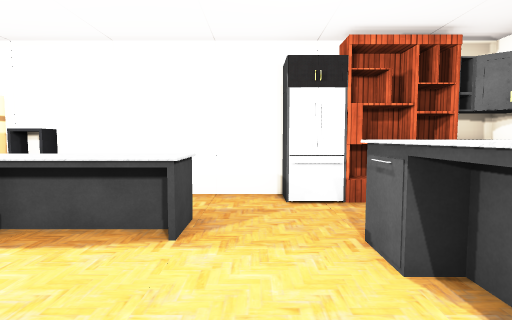
[1] (above)

13 first-person views from a walk through a scene from a Unity 3-D project. The camera is 1.4 m above the floor, tilts 4° down and sees 80° across. The floor is counted in squares, 1 m on a side. Each view is taken from the middle of a square. On the plan, view 1 faces up. The plan holds only what a view shows up to about 14 squares ahead; the rest is blank. The player character is not drawn. Some surface patterns are stand-ins.

[2]
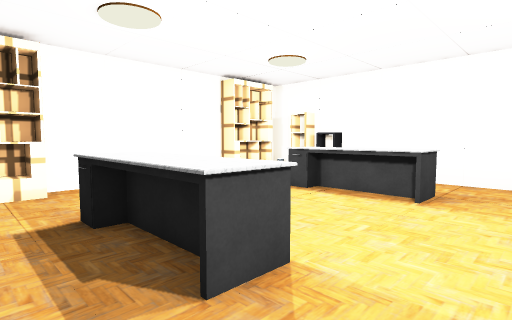

[3]
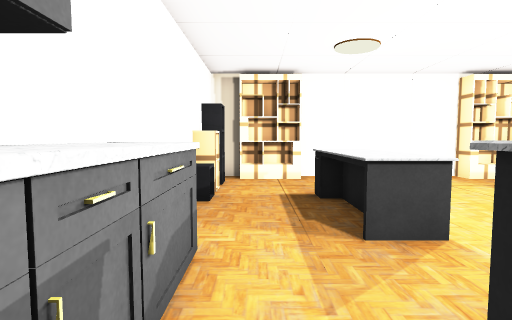

[4]
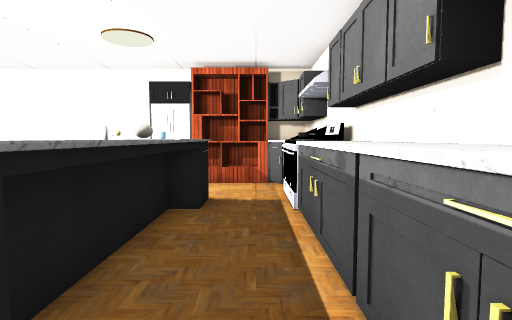

[5]
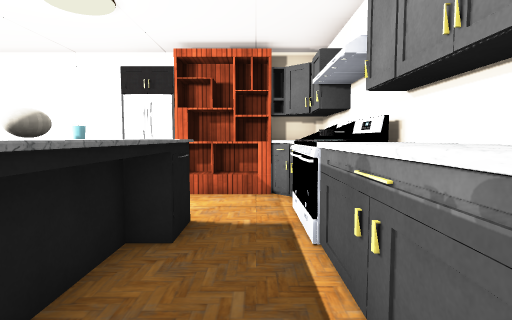

[6]
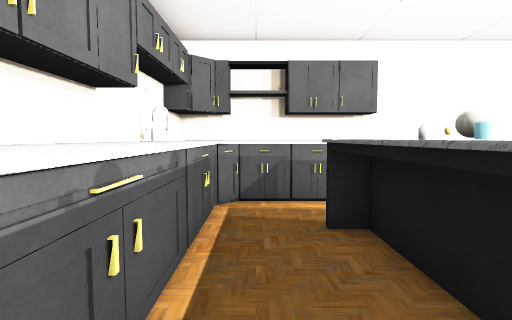

[7]
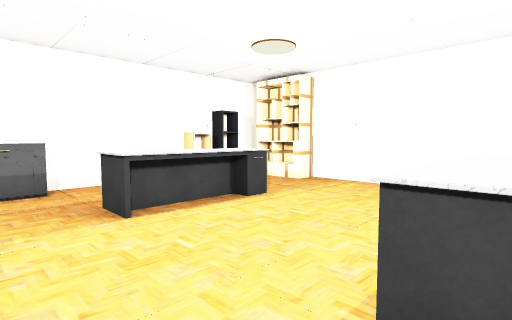

[8]
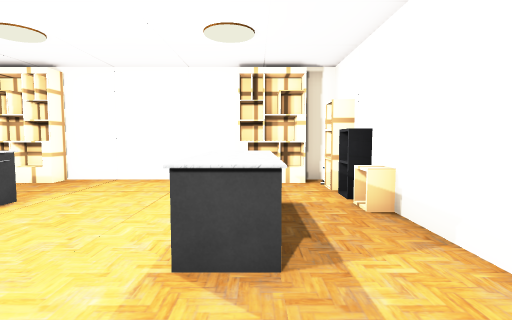

[9]
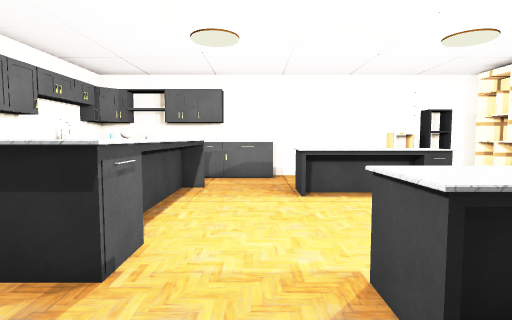

[10]
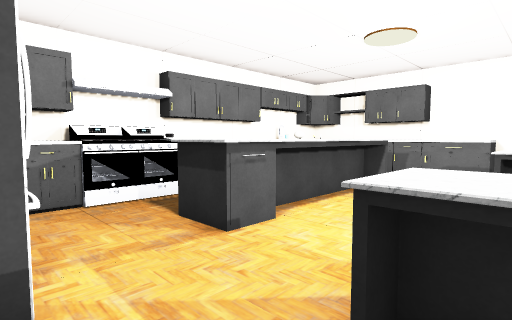

[11]
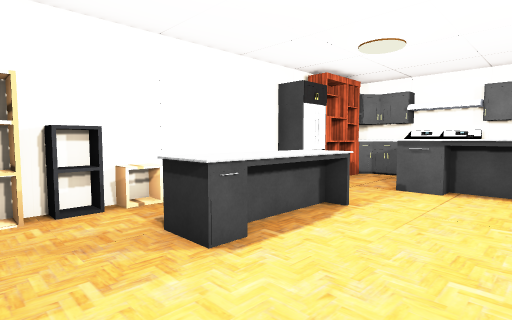

[12]
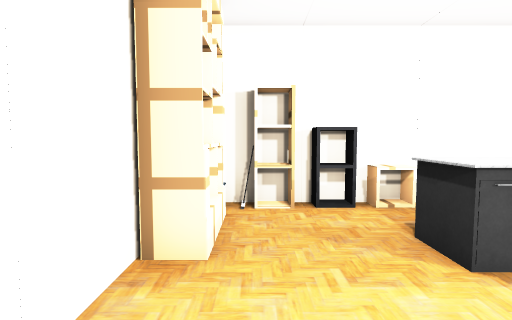

[13]
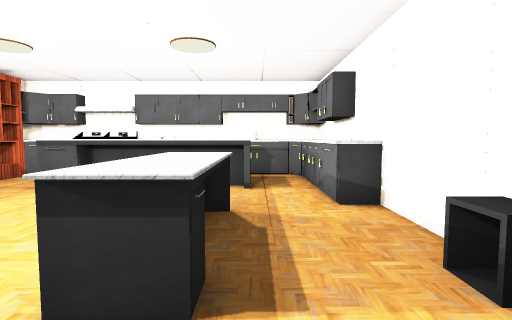

### Floor plan
Key: @ floor where view 1 was taken; # wall or solid block; . floor; = window, fence, low wall or low ledge; ^ raised ledge; S shelf; C cabinet; R drawers; T stove; O other object.
Columns run from 9 left of view 1 to 6 right of it. Each row starts with its distance up from view 1.
  8  ##########  ###
  7 ##SSSS....CCSS##
  6  S............R#
  5  S..#OOOO.....T#
  4 #...#OOOO..OO.T#
  3 #..........OO.O#
  2 #..........OO.^#
  1 #..........OO.^#
  0 #....OOOO@.OO.^#
 -1 #....OOOO..OO.=#
 -2 #S.........OO.=#
 -3 #S............^#
 -4 ##SSSS...^^##^##
 -5  ###############

Where each view was taken, in squares from view 1:
view 1: 0 up, 0 right, facing up
view 2: 3 down, 1 right, facing up-left
view 3: 3 down, 3 right, facing left
view 4: 3 down, 4 right, facing up
view 5: 1 down, 4 right, facing up
view 6: 3 up, 4 right, facing down
view 7: 5 up, 1 right, facing down-left
view 8: 5 up, 2 right, facing left
view 9: 7 up, 0 right, facing down
view 10: 7 up, 2 left, facing down-right
view 11: 1 up, 7 left, facing up-right
view 12: 1 up, 7 left, facing up
view 13: 2 down, 7 left, facing right
